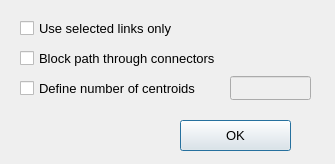
<?xml version="1.0" encoding="UTF-8"?>
<ui version="4.0">
 <class>advanced_graph_details</class>
 <widget class="QDialog" name="advanced_graph_details">
  <property name="geometry">
   <rect>
    <x>0</x>
    <y>0</y>
    <width>335</width>
    <height>164</height>
   </rect>
  </property>
  <property name="windowTitle">
   <string>Advanced graph setting</string>
  </property>
  <widget class="QPushButton" name="but_ok">
   <property name="geometry">
    <rect>
     <x>180</x>
     <y>120</y>
     <width>111</width>
     <height>31</height>
    </rect>
   </property>
   <property name="font">
    <font>
     <pointsize>10</pointsize>
    </font>
   </property>
   <property name="text">
    <string>OK</string>
   </property>
  </widget>
  <widget class="QCheckBox" name="use_link_selection">
   <property name="geometry">
    <rect>
     <x>20</x>
     <y>20</y>
     <width>191</width>
     <height>17</height>
    </rect>
   </property>
   <property name="font">
    <font>
     <pointsize>10</pointsize>
    </font>
   </property>
   <property name="text">
    <string>Use selected links only</string>
   </property>
  </widget>
  <widget class="QLineEdit" name="model_centroids">
   <property name="enabled">
    <bool>false</bool>
   </property>
   <property name="geometry">
    <rect>
     <x>230</x>
     <y>76</y>
     <width>81</width>
     <height>24</height>
    </rect>
   </property>
   <property name="text">
    <string/>
   </property>
  </widget>
  <widget class="QCheckBox" name="path_through_centroids">
   <property name="geometry">
    <rect>
     <x>20</x>
     <y>50</y>
     <width>251</width>
     <height>17</height>
    </rect>
   </property>
   <property name="font">
    <font>
     <pointsize>10</pointsize>
    </font>
   </property>
   <property name="text">
    <string>Block path through connectors</string>
   </property>
  </widget>
  <widget class="QCheckBox" name="set_centroids_rule">
   <property name="geometry">
    <rect>
     <x>20</x>
     <y>80</y>
     <width>201</width>
     <height>17</height>
    </rect>
   </property>
   <property name="font">
    <font>
     <pointsize>10</pointsize>
    </font>
   </property>
   <property name="text">
    <string>Define number of centroids</string>
   </property>
  </widget>
 </widget>
 <tabstops>
  <tabstop>use_link_selection</tabstop>
  <tabstop>path_through_centroids</tabstop>
  <tabstop>set_centroids_rule</tabstop>
  <tabstop>model_centroids</tabstop>
  <tabstop>but_ok</tabstop>
 </tabstops>
 <resources/>
 <connections/>
</ui>
